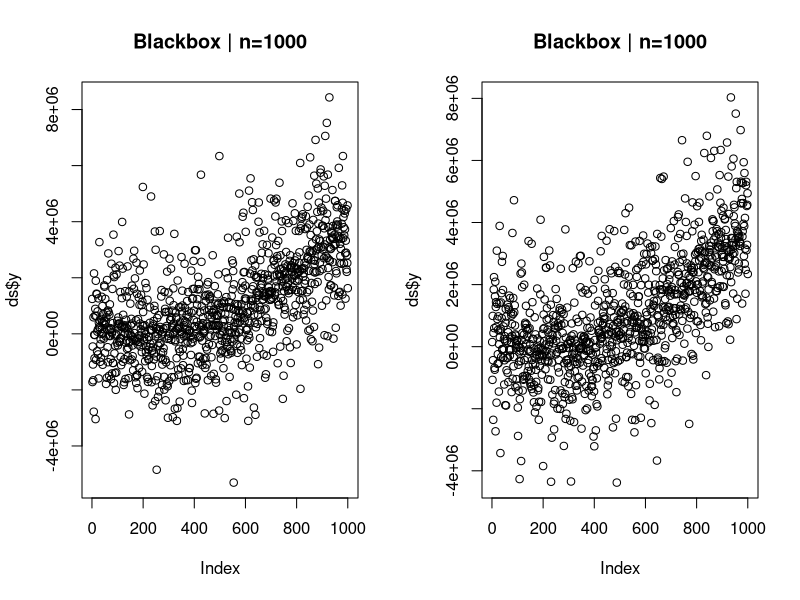
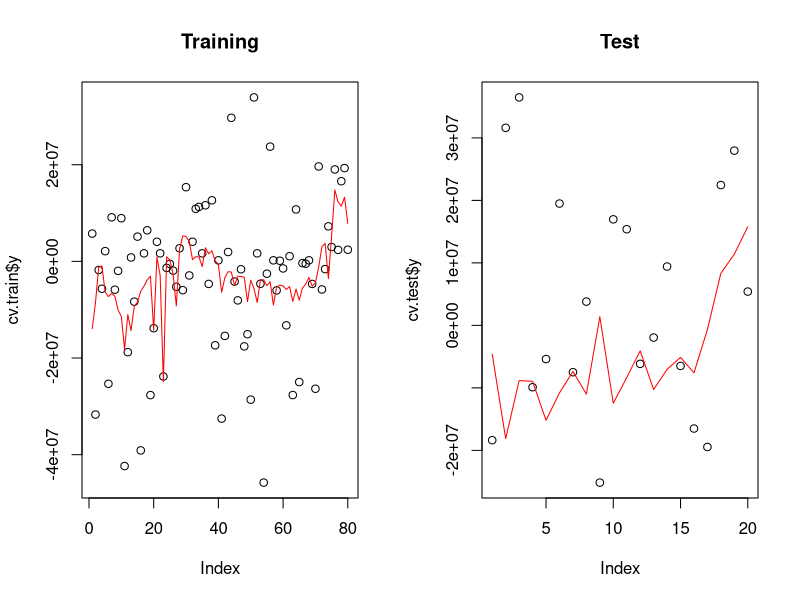
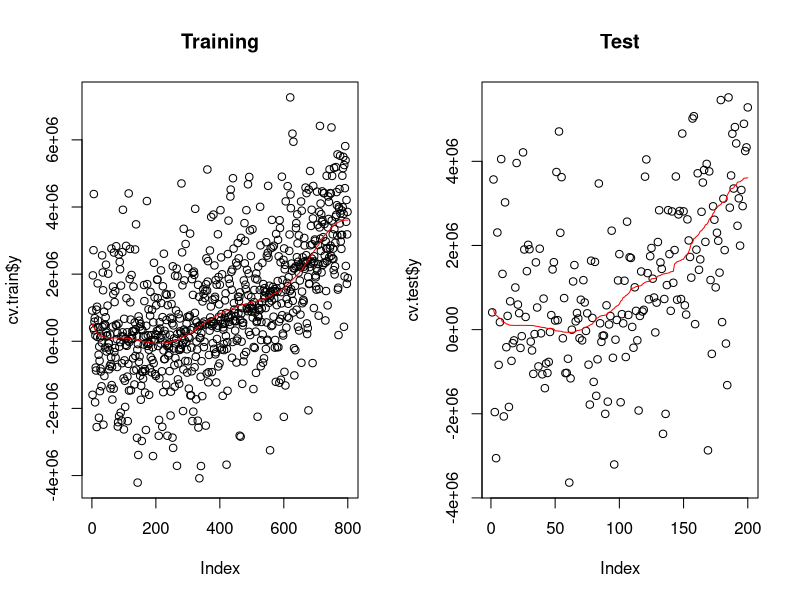

Write R code to recreate these figures, in order.
#setwd("C:\\Users\\Johann\\OneDrive - Università degli Studi di Padova\\_Statistica_e_metodi\\_Corsi e dispense\\TquanT_2017\\app")
EvalRegr = function ( obs, pred )
{ 
  
  if ( length(obs) != length(pred) ) 
  { stop ( "Vectors must have the same length!" ) }   
  
  ## MSE and RMSE
  mse = mean ( ( obs - pred ) ** 2 )
  rmse = sqrt ( mse)
  
  ## Standard Error of the MSE
  
  se.mse = sd ( ( obs - pred ) ** 2 ) / sqrt(length(obs))  
  
  ## MAE  
  mae = mean ( abs( obs - pred ) )
  
  ## R2
  R2 = cor ( obs, pred ) ** 2
  
  ## Outout
  list( MSE = mse, RMSE = rmse, MAE = mae, R2 = R2, SE.MSE = se.mse )
}
gen = function(x1,x2){
  return( -500 + 8.5*x1 +300*x1^2 + 0.2*x1*x2 + 29600*rnorm(length(x1),0,90)*sin(x1) + 3000*sin(x2)*runif(length(x1),-15570,15570)*sample(c(0,1),length(x1),prob = c(0.04,0.96),replace = T) )
}
gen2 = function(x1,x2){
  return( -500 + 8.5*x1 +300*x1^2 + 0.2*x1*x2 + 29600*rnorm(length(x1),0,90)*sin(x1) + 3000*sin(x2)*runif(length(x1),-15570,15570)*sample(c(0,1),length(x1),prob = c(0.04,0.96),replace = T) )
}
gen3 = function(x1,x2){
  n = length(x1)
  return(   0 +
            3*x1 +
            7.2*x1^2 +
            0.008*x1*x2*n +
            0.01*rnorm(length(x1),0,2*n/10)*sin(x1)*n^2 +
            0.01*sin(x2)*runif(n,-n,n)
              #*sample(c(0,1),n,prob = c(0.04,0.96),replace = T)
              *n^1.5
            )
}
gen4 = function(x1,x2,x3,x4){
  n = length(x1)
  return(   0 +
              3*x1 +
              720*x1^2 +
              1*x2+
              1*x1*x2 +
              # 1*x1*x3 +
              # 1*x2*x3 +
              # 0.008*x4 +
              0.01*rnorm(length(x1),0,2*n/10)*sin(x1)*n^2 +
              0.01*sin(x2)*runif(n,-n,n)
            #*sample(c(0,1),n,prob = c(0.04,0.96),replace = T)
            *n^1.5
  )
}

dataGen = function(n, generator = 1,plot=F) {
  x1 = -(n/4):(n*3/4-1)
  x2 = rnorm(n,5,30)
  if(generator == 1){
    y = gen(x1,x2)
  } else if(generator ==2){
    y = gen2(x1,x2)
  }else if(generator ==3){
    y = gen3(x1,x2)
  }else if(generator ==4){
    x1 = rnorm(n,2,30)
    x2 = rnorm(n,20,8)
    x3 = rnorm(n,4,70)
    x4 = rep(runif(4,0,40),trunc(n/4))
    y = gen4(x1,x2,x3,x4)
  }
  ds = data.frame("y"=y,"x1"=x1,"x2"=x2)
  if(plot)plot(ds$y,main=paste0("Blackbox | n=",n))
  return(ds)
}

#check the generated data
par(mfrow=c(1,2))
dataGen(1000,plot=T,generator = 3)
dataGen(1000,plot=T,generator = 3)
par(mfrow=c(1,1))



set.seed(111) ## Se fija una semilla, para reproducir los datos

jaVal = function(formula, data, folds=5, repetitions = 10, fixSamp = T){
  n.all = nrow(data)
  xModel = as.formula(formula)
  n.cv = folds
  n.times = repetitions
  if(fixSamp){
    train.ind = sample( c(rep(0,n.all*0.3), rep(1,n.all*0.7)) )
  } else{
    train.ind = sample( c(0,1), size=n.all , replace=TRUE, prob=c(0.3, 0.7) )
  }
  xx.train = data[ train.ind == 1 , ]
  xx.test  = data[ train.ind == 0 , ] 
  ## Matriz para almacenar los errores y los AUCs
  w.r2 = matrix ( NA, n.times, n.cv )
  train.r2 = matrix ( NA, n.times, n.cv )
  train.rmse = matrix ( NA, n.times, n.cv )
  w.rmse   = matrix ( NA, n.times, n.cv )
  train.rmse = matrix ( NA, n.times, n.cv )
  test.predict = list()
  k=0
  #do the magic
  for ( times in 1:n.times )
  { 
    ## Crea el vector "groups" que contiene el grupo (fold) de cada observaci?n  
    groups = sample ( rep ( 1:n.cv, length=n.all ) )
    
    ## Validaci?n Cruzada
    for ( ind.cv in 1:n.cv )
    {
      k = k+1
      ## Creamos los datasets de training y testing en este fold
      cv.train = data [ groups != ind.cv , ]
      cv.test  = data [ groups == ind.cv , ] 
      
      ## Regresi?n Log?stica ajustada con la muestra de Training
      lm.out = lm(xModel, data=cv.train )
      train.r2 [times,ind.cv] <- summary(lm.out)$r.squared
      train.rmse [times,ind.cv] <- round((summary(lm.out)$sigma/nrow(cv.train))^1/2,3)
      
      ## Predicciones en la Muestra de Testing
      pred.lm.cv.testing = predict ( lm.out , newdata=cv.test)
      #toDo for bands of confidence plot
      #test.predict[[k]] = pred.lm.cv.testing 
      
      EvalRegr ( cv.test$y , pred.lm.cv.testing )
      
      w.r2 [times,ind.cv] = EvalRegr ( cv.test$y , pred.lm.cv.testing )$R2
      w.rmse [times,ind.cv] = EvalRegr ( cv.test$y , pred.lm.cv.testing )$RMSE

    }
  }
  training.r2 <-  cbind(round(mean(train.r2),2),sd(as.vector(train.r2)))
  testing.r2 <- cbind(round(mean(w.r2),2),sd(as.vector(w.r2)))
  names(training.r2) = names(testing.r2) = c("r2_mean","r2_sd")
  

  par(mfrow=c(1,2))
  plot(cv.train$y, main = "Training")
  lines(fitted(lm(xModel, data=cv.train)),col="red")
  plot(cv.test$y, main = "Test")
  lines(pred.lm.cv.testing,col="red")
  
  
  #lines(predict(),col="red")
  
  
  training.rmse <- cbind(round(mean(train.rmse),2),sd(as.vector(train.rmse)))
  testing.rmse <- cbind(round(mean(w.rmse),2),sd(as.vector(w.rmse)))
  # DiagPlot(cv.test$y, pred.lm.cv.testing)
  # DiagPlot(cv.train$y,  predict ( lm.out , newdata=cv.train))
  return(list(train = training.r2, test=testing.r2))
}


jaVal("y~x1+I(x1^2)+I(x1^3)+I(x1^4)+I(x1^5)+I(x1^6)+I(x1^7)+I(x1^8) + x1*x2 + I(x2^2) + I(x2^3)",
      dataGen(n=100,1),folds = 5,repetitions = 10)

jaVal("y~x1+I(x1^2)+I(x1^3)+I(x1^4)+I(x1^5)+I(x1^6)+I(x1^7)+I(x1^8) ",
      dataGen(n=1000,3),folds = 5,repetitions = 10)
